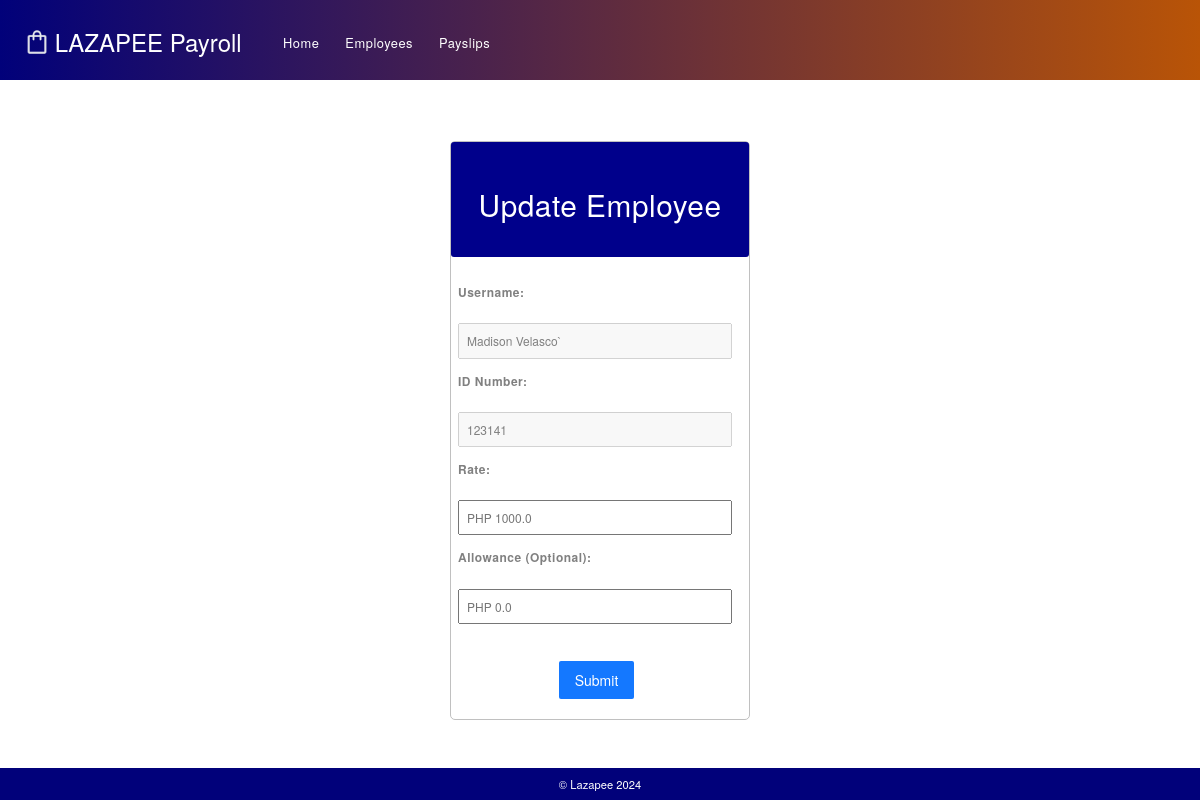
Page /update_employee/71/ on the committed database.
### Lazapee/models.py (models this page shows, shortened)
class Employee (models.Model):
    name = models.CharField(max_length=100)
    id_number = models.CharField(max_length=10)
    rate = models.FloatField(max_length=300)
    overtime_pay = models.FloatField(default='0', null=True)
    allowance = models.FloatField(default='0', null=True)
    objects = models.Manager()
    ot_hrs = models.FloatField(default='0', null=True)

### Lazapee/views.py (the view)
# urls.py: path('update_employee/<int:pk>/', views.update_Employee, name='update_Employee'),
def update_Employee(request, pk):
    if(request.method=="POST"):
        RATE = request.POST.get('rate')
        ALLOWANCE =  request.POST.get('allowance')
        if ALLOWANCE == "":
            allows = get_object_or_404(Employee, pk=pk).getAllowance()
            ALLOWANCE = allows + 0
        Employee.objects.filter(pk=pk).update(rate=RATE, allowance=ALLOWANCE)
        return redirect('view_Employees')
    else:
        e = get_object_or_404(Employee, pk=pk)
        return render(request, 'Lazapee/updateEmployeeHTML.html', {'e':e})

### Lazapee/templates/Lazapee/updateEmployeeHTML.html (shortened to what this page needs)
{% extends 'Lazapee/baseHTML.html' %}
{% load static %}
{% block content %}
<link rel="stylesheet" href="/static/updateEmployeeCss.css">
      <div id="create_space">
        <div id="create_employee_form">
          <div id="form_title">
            <h2>
            Update Employee
            </h2>
          </div>
          <form action="{% url 'update_Employee' e.pk %}" method="post" id="update"> {% csrf_token %}
            <div id="inputs">
              <div class="input_field">
              <label for="username"> Username: </label>
              <br>
              <input type="text" id="un" name="un"  placeholder="ex. jamie@gmail.com" value="{{e.name}}" disabled>
              </div>
              <div class="input_field">
              <label for="username"> ID Number: </label>
              <br>
              <input type="text" id="id_no" name="id_no" placeholder="ex. 2334563" value="{{e.id_number}}" disabled>
              </div>
              <div class="input_field">
              <label for="username"> Rate: </label>
              <br>
              <input type="text" id="rate" name="rate" placeholder="PHP {{e.rate}}">
              </div>
              <div class="input_field">
              <label for="username"> Allowance (Optional): </label>
              <br>
              <input type="text" id="allowance" name="allowance" placeholder="PHP {{e.allowance}}">
              </div>
            </div>
            <div id="submit_container">
              <input type="submit" id="submit">
            </div>
          </form>
        </div>
      </div>
{% endblock %}

### static/updateEmployeeCss.css (style rules this page uses)
#create_space { width: 100%; height: 100%; display: flex; align-items: center; justify-content: center; }
#create_employee_form { max-width: 500px; min-width: 300px; border: solid silver .5px; border-radius: 5px; margin-top: 6.1%; margin-bottom: 5%; }
#form_title { background-color: darkblue; position: relative; border-radius: 3px; text-align: center; letter-spacing: 0.5px; padding: 0px 20px; }
#form_title, h2 { font-weight: 500; font-size: 1.46em; padding-top: 13px; padding-bottom: 13px; color: white; }
#inputs { padding-top: 20px; padding-right: 10px; display:flex; flex-direction: column; justify-content: space-around; }
.input_field { width: 100%; display: flex; flex-direction: column; }
.input_field, label { font-size: 12px; letter-spacing: 0.5px; color: grey; }
.input_field, input { padding: 7px; }
#submit_container { width: 100%; display:flex; justify-content: center; margin-top: 30px; margin-bottom: 20px; }
#submit { padding-left: 14px; padding-right: 14px; padding-top: 7px; padding-bottom: 7px; margin-left: -7px; cursor: pointer; border-color: transparent; color: white; background-color: rgb(20, 120, 280); border-radius: 2px; }

### rows in the picture
Employee: un "Madison Velasco`", id_no "123141", rate "PHP 1000.0", allowance "PHP 0.0"
